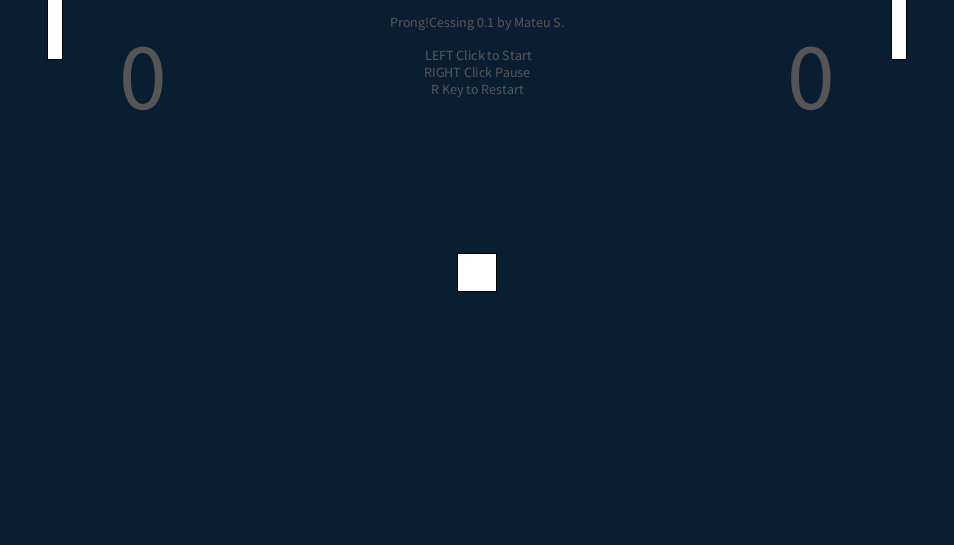
Frame 1 (no input)
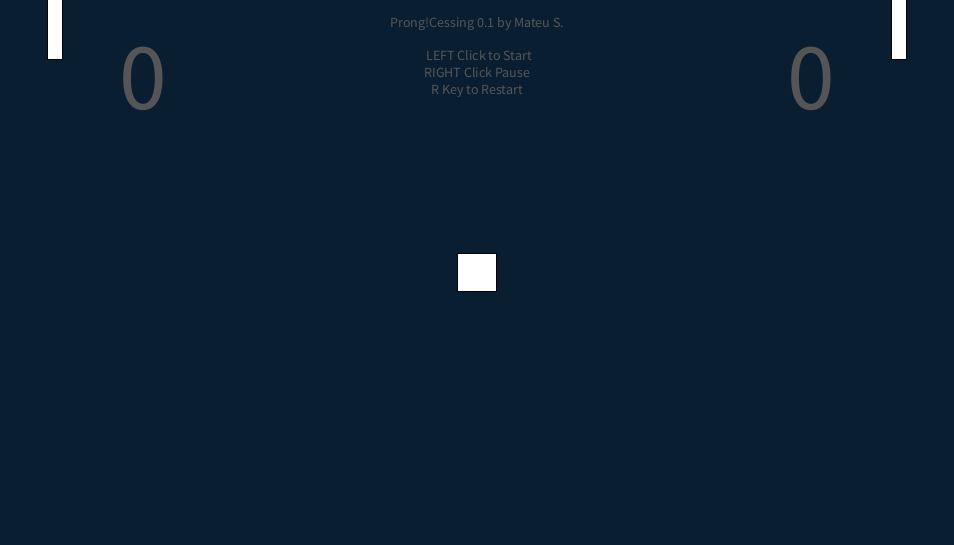
Frame 60 (the mouse pressed at the canvas centre just before this capture)
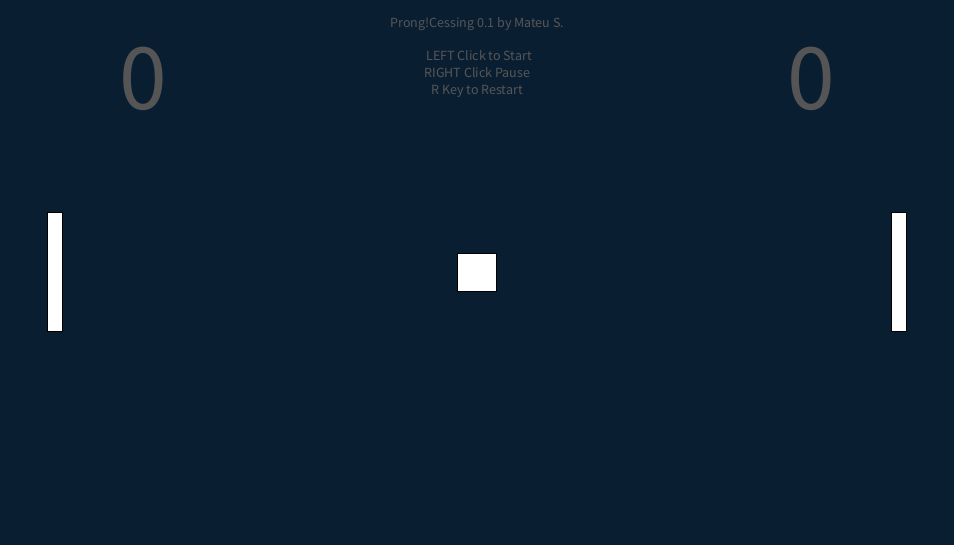
Frame 120 (the mouse held since frame 60 and released just before this capture)

The Processing sketch that drew these frames (run headless with seeded random() and noise(); from frame 60 on, the mouse is pressed at the canvas centre):

// Processing sketch: processing_101866
// ── processing_101866.pde

/*
##
 ## Code Project for "Programming for Digital Media & Mobile Apps" course @ Coursera
 ##
 ## Author: Mateu S. <mito150€gmail.com>
 ## Sources: Processing Reference
 ##
 */


// TODO: Modo extreme: hasta que te canses, R para reiniciar.
// TODO: Modo tiempo: se juega un determinado lapso de tiempo.
// TODO: Modo puntos: primero que llegue a 10
// TODO: Modo CPU: jugar contra CPU.


float marginH, marginV, widthHalf, heightHalf;
float pBarW, pBarH, ballSize, ballSizeHalf;
float ballSpeedX = 0, ballSpeedY = 0;
float ballX, ballY;
float gameSpeed = 2;
int scoreL = 0, scoreR = 0;
boolean inPause = false;
boolean inGame = false;
String appText = "Prong!Cessing 0.1 by Mateu S.\n\n LEFT Click to Start"
+ "\nRIGHT Click Pause\nR Key to Restart";


void setup() {
  // Canvas stuff
  size(954, 545);
  background(10, 30, 50);
  smooth(8);
  rectMode(CORNER);

  // Defining sizes
  // Added the most calculated sizes, better performance i guess
  marginH = width * 0.05;
  marginV = height * 0.05;
  pBarH = height * 0.22;
  pBarW = width * 0.015;
  ballSize = height * 0.07;
  ballSizeHalf = ballSize * 0.5;
  widthHalf = width * 0.5;
  heightHalf = height * 0.5;
  ballX = widthHalf - ballSizeHalf;
  ballY = heightHalf - ballSizeHalf;
}


void draw() {
  if (!inPause) {
    background(10, 30, 50);

    displayText();
    displayBars(2);

    if (inGame) {
      // Hit right side
      if (ballX + ballSize >= width) {
        ballSpeedX *= -1;
        incrementSpeed();
        scoreL += 1;
      }
      // Hit left side
      else if (ballX <= 1) {
        ballSpeedX *= -1;
        incrementSpeed();
        scoreR += 1;
      }
      // Hit bottom
      if (ballY + ballSize >= height) {
        ballSpeedY *= -1;
        incrementSpeed();
      }
      // Hit top
      else if (ballY <= 1) {
        ballSpeedY *= -1;
        incrementSpeed();
      }

      // Hit right bar
      if (((ballX + ballSize) >= (width - marginH - pBarW)) &&
        ((ballY <= mouseY + pBarH*0.5) && (ballY + ballSize >= mouseY - pBarH*0.5)) && (ballSpeedX > 0)) {
        ballSpeedX *= -1;
      }
      // Hit left bar
      else if ((ballX <= marginH + pBarW) &&
        ((ballY <= mouseY + pBarH*0.5) && (ballY + ballSize >= mouseY - pBarH*0.5)) && (ballSpeedX < 0)) {
        ballSpeedX *= -1;
      }

      ballX += ballSpeedX * gameSpeed;
      ballY += ballSpeedY * gameSpeed;
    }
  }
}


// Stuff related to mouse buttons
void mousePressed() {
  if (mouseButton == LEFT && !inGame) {
    randomSeed(feedRandomSeed());
    ballSpeedX = random(-3, 3);
    ballSpeedY = random(-1.5, 1.5);
    inGame = true;
  }
  else if (mouseButton == RIGHT && inGame) {
    inPause = !inPause;
  }
}


void keyPressed() {
  // Do a reset
  if (key == 'R' || key == 'r') {
    inGame = false;
    inPause = false;
    scoreL = 0;
    scoreR = 0;
    gameSpeed = 1;
    ballSpeedX = 0;
    ballSpeedY = 0;
    ballX = widthHalf - ballSizeHalf;
    ballY = heightHalf - ballSizeHalf;
    background(10, 40, 60);
    displayText();
    displayBars(2);
  }
}


// Shows the text of the app
void displayText() {
  // App Text
  textSize(14);
  textAlign(CENTER);
  fill(0xFF555555);
  text(appText, widthHalf, marginV);

  // Scores
  textSize(96);
  if (scoreL > scoreR) fill(0xFF119955);
  else if (scoreL < scoreR) fill(0xFF991155);
  text(scoreL, marginH*3, marginV*4);

  if (scoreR > scoreL) fill(0xFF119955);
  else if (scoreR < scoreL) fill(0xFF991155);
  else fill(0xFF555555);
  text(scoreR, width-marginH*3, marginV*4);
}


// mode 0: fixed bars and ball
// mode 1: moveable bars, fixed ball
// mode 2: moveable bars and ball
void displayBars(int mode) {
  // Stuff for both
  fill(0xFFFFFFFF);

  if (mode == 0) {
    rect(marginH, heightHalf, pBarW, pBarH);
    rect(width-marginH, heightHalf, pBarW, pBarH);
    rect(widthHalf, heightHalf, ballSize, ballSize);
  }
  else if (mode == 1) {
    // Bars
    rect(marginH, mouseY - pBarH*0.5, pBarW, pBarH);
    rect(width - marginH - pBarH, mouseY - pBarH*0.5, pBarW, pBarH);
    // Ball
    rect(widthHalf, heightHalf, ballSize, ballSize);
  }
  else if (mode == 2) {
    // Bars
    rect(marginH, mouseY - pBarH*0.5, pBarW, pBarH);
    rect(width - marginH - pBarW, mouseY - pBarH*0.5, pBarW, pBarH);
    // Ball
    rect(ballX, ballY, ballSize, ballSize);
  }
}


// Simple increment game speed. Avoid to check everywhere...
void incrementSpeed() {
  if (gameSpeed < 10) gameSpeed += 0.1;
}


// Randomize random() LoL
long feedRandomSeed() {
  int i;
  float randomized=0;

  for (i=0; i < second(); i++) {
    randomSeed(i+second()*millis());
    randomized = random(i*345);
  }
  return (long)randomized;
}
